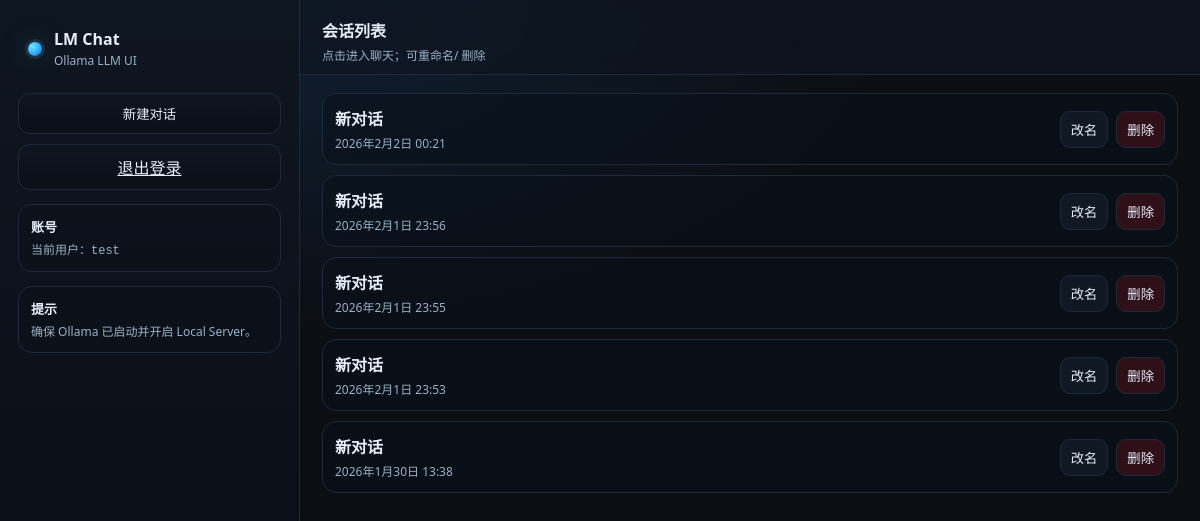
The app's page /conversations/ (signed in) with its own data.
### chat/models.py (models this page shows, shortened)
class Conversation(models.Model):
    user = models.ForeignKey(settings.AUTH_USER_MODEL, on_delete=models.CASCADE, related_name="conversations")
    title = models.CharField(max_length=120, default="新对话")
    created_at = models.DateTimeField(auto_now_add=True)
    updated_at = models.DateTimeField(auto_now=True)

### chat/views.py (the view)
# urls.py: path("conversations/", views.conversations, name="conversations"),
@login_required
def conversations(request):
    convs = Conversation.objects.filter(user=request.user).order_by("-updated_at")
    return render(request, "chat/conversations.html", {"convs": convs})

### templates/chat/conversations.html (shortened to what this page needs)
{% extends "chat/base.html" %}
{% block body %}
<div class="app">
  <aside class="sidebar">
    <div class="brand">
      <div class="dot"></div>
      <div>
        <div class="title">LM Chat</div>
        <div class="sub">Ollama LLM UI</div>
      </div>
    </div>
    <button class="btn btn-ghost" id="newBtn">新建对话</button>
    <a class="btn btn-ghost" href="/logout/" style="display:block; margin-top:10px; text-align:center;">退出登录</a>
    <div class="hint">
      <div class="hint-title">账号</div>
      <div class="hint-body">当前用户：<span class="mono">{{ request.user.username }}</span></div>
    </div>
    <div class="hint">
      <div class="hint-title">提示</div>
      <div class="hint-body">确保 Ollama 已启动并开启 Local Server。</div>
    </div>
  </aside>
  <main class="main">
    <div class="header">
      <div class="h-title">会话列表</div>
      <div class="h-sub">点击进入聊天；可重命名/ 删除</div>
    </div>
    <div class="list" id="list">
      {% for c in convs %}
      <div class="conv-row">
        <a class="conv-link" href="/c/{{ c.id }}/">
          <div class="conv-title">{{ c.title }}</div>
          <div class="conv-meta">{{ c.updated_at }}</div>
        </a>
        <div class="conv-actions">
          <button class="mini" onclick="renameConv({{ c.id }}, '{{ c.title|escapejs }}')">改名</button>
          <button class="mini danger" onclick="deleteConv({{ c.id }})">删除</button>
        </div>
      </div>
      {% empty %}
      <div class="empty">还没有会话，点击“新建对话”。</div>
      {% endfor %}
    </div>
  </main>
</div>
{% endblock %}

### templates/chat/base.html (shortened to what this page needs)
<!doctype html>
<html lang="zh-CN">
<head>
  {% load static %}
  <link rel="stylesheet" href="{% static 'app.css' %}">
</head>
<body>
  {% block body %}{% endblock %}
</body>
</html>

### static/app.css (style rules this page uses)
:root { --bg:#0b0f14; --panel:#0f1620; --border:#1e2a3a; --text:#e6eef8; --muted:#9bb0c7; --accent:#6ee7ff; --user:#1a2b3d; --shadow: 0 12px 30px rgba(0,0,0,.35); --code-bg: rgba(7, 10, 15, .72); --code-head: rgba(15, 22, 32, .92); --code-border: rgba(30, 42, 58, .85); --code-text: #e6eef8; --code-muted: rgba(155,176,199,.85); --table-bg: rgba(10,17,26,.55); --table-head: rgba(15,22,32,.9); }
* { box-sizing:border-box; }
html,body { height:100%; }
body { margin:0; font-family: ui-sans-serif, system-ui, -apple-system, Segoe UI, Roboto, Helvetica, Arial; background: radial-gradient(1200px 600px at 20% 0%, #102033 0%, var(--bg) 55%) fixed; color:var(--text); }
.mono { font-family: ui-monospace, SFMono-Regular, Menlo, Monaco, Consolas, "Liberation Mono", "Courier New", monospace; }
.app { height:100vh; display:grid; grid-template-columns: 300px 1fr; }
.sidebar { padding:18px; background: linear-gradient(180deg, rgba(15,22,32,.95), rgba(10,14,20,.95)); border-right:1px solid var(--border); overflow:auto; }
.brand { display:flex; gap:12px; align-items:center; padding:10px 10px 14px; }
.dot { width:14px;height:14px;border-radius:50%; background: radial-gradient(circle at 30% 30%, var(--accent), #2aa7ff 60%, #0d3a5a 100%); box-shadow: 0 0 0 3px rgba(110,231,255,.12), 0 0 30px rgba(110,231,255,.25); }
.title { font-weight:700; }
.sub { color:var(--muted); font-size:12px; margin-top:2px; }
.btn { width:100%; padding:10px 12px; background: linear-gradient(180deg, rgba(25,33,49,.95), rgba(12,18,28,.95)); border:1px solid var(--border); border-radius:12px; color:var(--text); cursor:pointer; box-shadow: var(--shadow); }
.btn-ghost { margin-top:10px; background: linear-gradient(180deg, rgba(14,22,34,.75), rgba(9,14,22,.75)); box-shadow:none; }
.hint { margin-top:14px; padding:12px; border:1px solid var(--border); border-radius:14px; background: rgba(10,17,26,.6); }
.hint-title { font-weight:600; font-size:13px; }
.hint-body { color:var(--muted); font-size:12px; margin-top:6px; line-height:1.35; }
.main { display:flex; flex-direction:column; height:100vh; }
.header { padding:18px 22px 10px; border-bottom:1px solid var(--border); background: rgba(15,22,32,.72); backdrop-filter: blur(10px); }
.h-title { font-weight:700; }
.h-sub { color:var(--muted); font-size:12px; margin-top:4px; }
.list { padding:18px 22px; }
.conv-row { display:flex; align-items:center; justify-content:space-between; gap:12px; border:1px solid var(--border); border-radius:14px; padding:12px 12px; background: rgba(10,17,26,.55); margin-bottom:10px; }
.conv-link { color:var(--text); text-decoration:none; flex:1; }
.conv-title { font-weight:600; }
.conv-meta { color:var(--muted); font-size:12px; margin-top:4px; }
.conv-actions { display:flex; gap:8px; }
.mini { padding:8px 10px; border-radius:10px; border:1px solid var(--border); background: rgba(18,27,39,.8); color: var(--text); cursor:pointer; }
.mini.danger { background: rgba(60,18,26,.75); }

### records on screen
Conversation: title "新对话", updated_at "2026年2月2日 00:21"
Conversation: title "新对话", updated_at "2026年2月1日 23:56"
Conversation: title "新对话", updated_at "2026年2月1日 23:55"
Conversation: title "新对话", updated_at "2026年2月1日 23:53"
Conversation: title "新对话", updated_at "2026年1月30日 13:38"

### other values on screen
{{ request.user.username }} "test"
